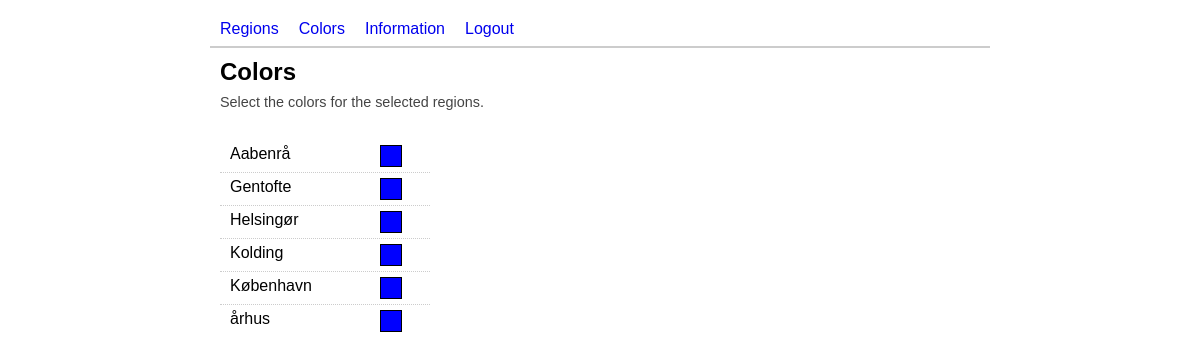
Screenshot of /admin/colors.php with the database file from the repository.
### tables this page shows
CREATE TABLE `regions` (
  `id` int(11) NOT NULL AUTO_INCREMENT,
  `name` text NOT NULL,
  `file` text NOT NULL,
  `selected` tinyint(4) NOT NULL DEFAULT '0',
  `interested` tinyint(4) NOT NULL,
  `not_interested` tinyint(4) NOT NULL,
  `color` varchar(7) NOT NULL DEFAULT '#0000FF',
  `population` int(11) NOT NULL DEFAULT '0',
  PRIMARY KEY (`id`)
);

### utils/conf.php.inc (called while the page is built, shortened)
<?php
class Conf {
  private $database = 'tingmap_etek_dk';
  private $server   = 'localhost';
  private $user     = 'tingmap_etek_dk';
  private $passwd   = '0Gbm5H6s8v5Q84';
  public function getDB() {
    return $this->database;
  }
  public function getServer() {
    return $this->server;
  }
  public function getUser() {
    return $this->user;
  }
  public function getPassword() {
    return $this->passwd;
  }
  private $webroot = null;
  public function getWebroot() {
    if ($this->webroot == null) {
      $path = substr(dirname(__FILE__), 0, strlen(dirname(__FILE__)) - 5);
      $this->webroot = substr($path, strlen($_SERVER['DOCUMENT_ROOT']));
      if ($this->webroot == '/') {
        $this->webroot = '';
      }
    }
    return $this->webroot;
  }
}
$conf = new Conf();
?>

### database/pdo_mysql.php.inc (called while the page is built, shortened)
<?php
include_once dirname(__FILE__).'/../utils/conf.php.inc';
class PDOMysql {
  protected $db = null;
  protected $server = null;
  protected $user = null;
  protected $passwd = null;
  protected $dbh;
  private static $instance;
  private function __construct() {
    global $conf;
    $this->db = $conf->getDB();
    $this->server = $conf->getServer();
    $this->user = $conf->getUser();
    $this->passwd = $conf->getPassword();
    $this->connect();
  }
  protected function connect() {
    if (!$this->dbh) {
      try {
        $this->dbh = new PDO('mysql:host=' . $this->server . ';dbname=' . $this->db, $this->user, $this->passwd);
        $this->dbh->query('SET NAMES utf8');
        $this->dbh->setAttribute(PDO::ATTR_ERRMODE, PDO::ERRMODE_EXCEPTION);
      }
      catch (PDOException $e) {
        throw new Exception('Error connecting to database: '. $e->getMessage() .'.');
      }
    }
  }
  public function execute($statement, $data = null) {
    $query = $this->dbh->prepare($statement);
    if ($data != null) {
      $query->execute($data);
    }
    else {
      $query->execute();
    }
    return $query;
  }
  public static function getInstance() {
    if (self::$instance === null) {
      self::$instance = new PDOMysql();
    }
    return self::$instance;
  }
}
?>

### database/regions.php.inc (called while the page is built, shortened)
<?php
include_once dirname(__FILE__).'/../utils/conf.php.inc';
class Regions {
  private $connection = null;
  public function __construct() {
    $this->connection = PDOMysql::getInstance();
  }
  public function __destruct() {
    $this->connection = null;
  }
  public function getAllSelectRegions() {
    $statement = 'SELECT id,name,file,color FROM regions WHERE selected = 1';
    $query = $this->connection->execute($statement);
    $regions = array();
    while ($row = $query->fetch(PDO::FETCH_ASSOC)) {
      $regions[$row['id']] = array('name' => ucfirst($row['name']),
                                   'file' => $row['file'],
                                   'color' => $row['color']);
    }
    return $regions;
  }
}
?>

### admin/colors.php (the view, shortened to what this page needs)
<?php
include_once dirname(__FILE__).'/../utils/layout.php.inc';
include_once dirname(__FILE__).'/../utils/conf.php.inc';
include_once dirname(__FILE__).'/../database/regions.php.inc';
function colors_page($conf) {
  $regions = new Regions();
  $selected_regions = $regions->getAllSelectRegions();
  $content = '<h2>Colors</h2>
             <p>Select the colors for the selected regions.</p>';
  $content .= '<div class="left">';
  $content .= '<dl id="color-selections">';
  foreach ($selected_regions as $key => $region) {
    $content .= '<dt class="color-name">'.$region['name'].'</dt>
                    <dd id="preview-color-'.$key.'">
                      <div class="preview-color"></div>
                      <input class="region-color" type="hidden" value="'.$region['color'].'"></input>
                      <input class="region-name" type="hidden" value="'.$region['name'].'"></input>
                      <input class="region-id" type="hidden" value="'.$key.'"></input>
                    </dd>';
  }
  $content .= '</dl>';
  $content .= '</div>';
  $content .= '<div id="color-box-selection" class="right box roundCorners">';
  $content .= '  <h2>Color selector</h2>';
  $content .= '  <p>Select a color an click "Save" or click on another rigion to auto save.</p>';
  $content .= '  <div class="center  clearfix">';
  $content .= '    <p id="region-name"></p>';
  $content .= '    <div id="color-picker"></div>';
  $content .= '    <input name="color-hex" id="color-hex" type="text" value="#" size="6"></input>';
  $content .= '    <input name="region-color" id="region-color" type="hidden" value="#"></input>';
  $content .= '    <input name="region-id" id="region-id" type="hidden" value="#"></input>';
  $content .= '    <div class="button-wrapper">';
  $content .= '      <input type="button" id="color-save" value="Save"></input>';
  $content .= '    </div>';
  $content .= '  </div>';
  $content .= '</div>';
  $layout = new Layout(LAYOUT_BACK);
  $layout->add_CSS_file('css/farbtastic.css');
  $layout->add_CSS_file('css/jquery.jgrowl.css');
  $layout->add_JS_file('js/colors.js');
  $layout->add_JS_file('js/farbtastic.js');
  $layout->add_JS_file('js/jquery.jgrowl_minimized.js');
  $layout->add_content($content);
  echo $layout;
}
try {$action = strtolower(Utils::getParam('action'));} catch (Exception $e) {};
switch ($action) {
  default:
    echo colors_page($conf);
    break;
}
?>

### css/style.css (style rules this page uses)
body { margin:20px 0px; padding:0px; text-align:center; font-family: arial, sans-serif; font-size: 16px; }
h2 { margin: 0px; margin-bottom: 8px; }
p { margin-top: 2px; color: #444; }
.left { float: left; }
#content p { font-size: 90%; }
#color-selections { width: 210px; }
#color-selections dt { float: left; padding: 5px 0; width: 100px; clear: left; margin-left: 10px; }
#color-selections dd { border-bottom: 1px dotted #ccc; padding: 5px 0; margin: 0; }
#color-selections .preview-color { width: 20px; height: 20px; margin-left: 160px; border: 1px solid black; cursor: pointer; }
#color-selections dd:last-child { border-bottom: none; }

### rows the page displays
regions: name "Aabenrå"
regions: name "Gentofte"
regions: name "Helsingør"
regions: name "Kolding"
regions: name "København"
regions: name "århus"

### other values shown
$text "Regions"
$text "Colors"
$text "Information"
$text "Logout"
